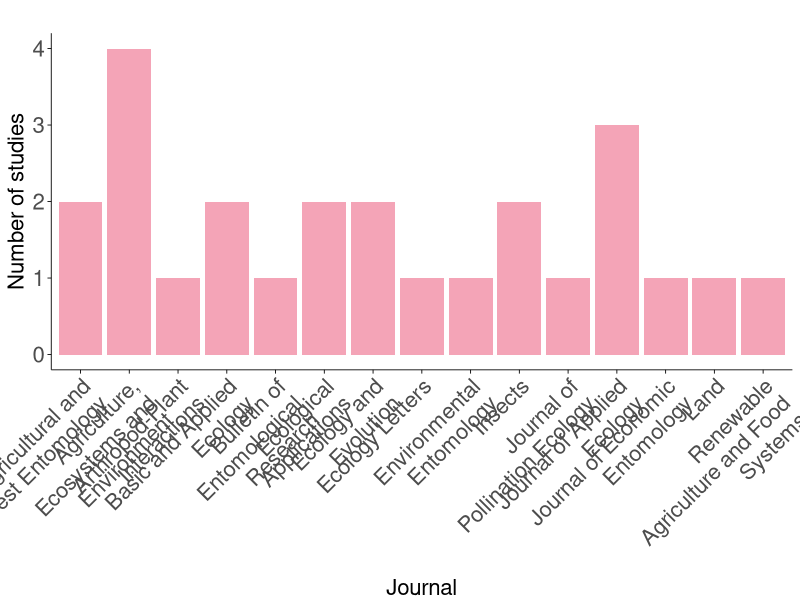

This chart was generated by the following R code: (Note: this script raises an error after producing the figure.)
################################################################################
#### Ecological Synthesis Lab (SintECO): https://marcomellolab.wordpress.com

#### Authors: Cristina A. Kita, Isabel Alves-dos-Santos, Michael Hrncir, 
#### & Marco A. R. Mello

#### See README for further info:
#### https://github.com/CKita/BeeFlow#readme
################################################################################


################################################################################
############################# JOURNALS #########################################
################################################################################


#Let's get ready for running the code provided here. 

#Set the working directory to the source of this script file  
setwd(dirname(rstudioapi::getActiveDocumentContext()$path))
getwd()

#Delete all previous objects
rm(list= ls())

#Load or install the required packages
if(!require(ggplot2)){
  install.packages("ggplot2")
  library(ggplot2)
}

if(!require(dplyr)){
  install.packages("dplyr")
  library(dplyr)
}

if(!require(stringr)){
  install.packages("stringr")
  library(stringr)
}

# First, let's import and check our data set
articles <- read.csv("../Data/Articles.csv", h= T, sep = ";")
class(articles)
str(articles)
head(articles)
tail(articles)

# Count the journals
journal_freq <- articles %>%
  count(Journal) %>%
  arrange(desc(n)) %>%
  rename(Frequency = n)

#Choose the colors of the bar graph 

color <- "#f4a4b7" 

# Plot the bar graph
g1 <- ggplot(journal_freq, aes(x = str_wrap(Journal, width = 20),
                               y = Frequency)) +
  geom_bar(stat = "identity", fill = color) +
  labs(title = "",
       x = "Journal",
       y = "Number of studies") +
  theme_minimal() +
  theme(panel.grid.major = element_blank(),        
        panel.grid.minor = element_blank(),        
        axis.title.x = element_text(vjust = -0.5),         
        axis.title.y = element_text(vjust = 1),
        axis.text.x = element_text(angle = 45, hjust = 1),
        axis.line = element_line(color = "black", size = 0.3), 
        axis.ticks = element_line(color = "black", size = 0.3),  
        axis.title = element_text(size = 16),      
        axis.text = element_text(size = 16))
g1

#Export the bar graph as PNG image.

png("../Figure/journals.png", res = 300,
    width = 5000, height = 2000, unit = "px")

g1

dev.off()

########################### THE END ############################################
